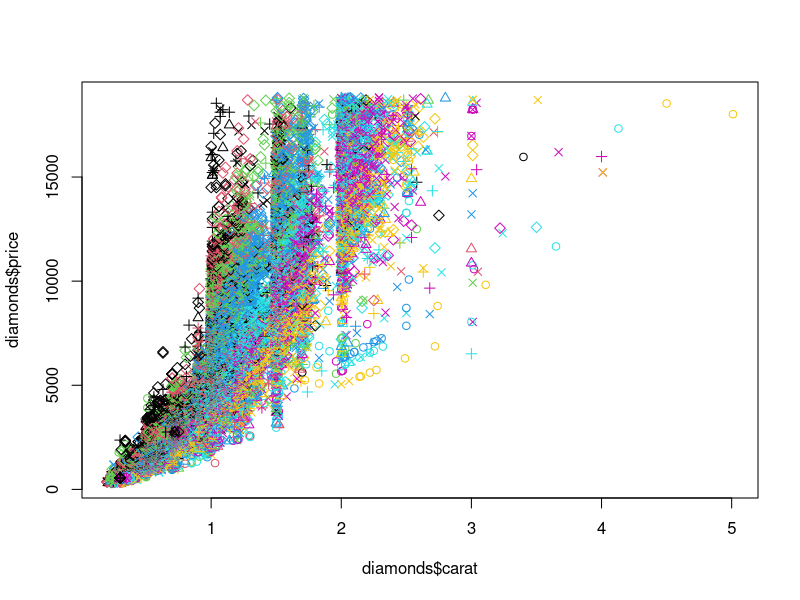
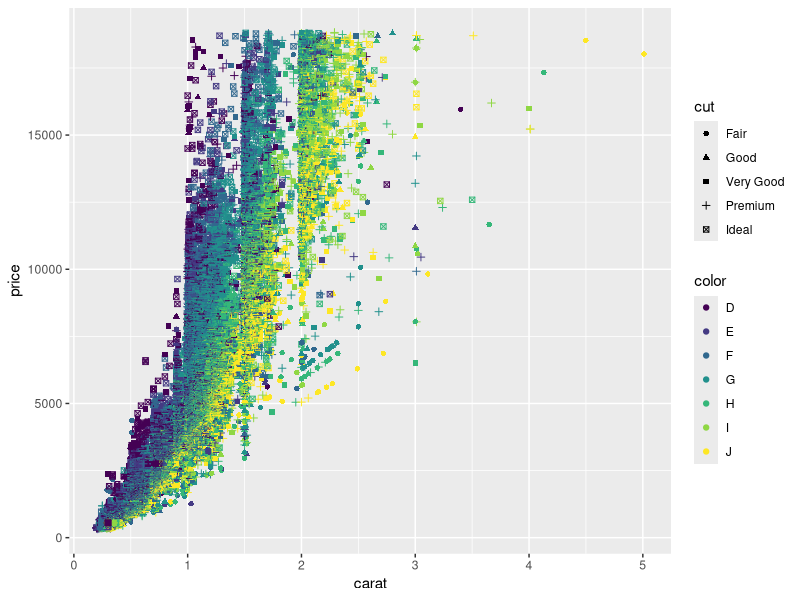
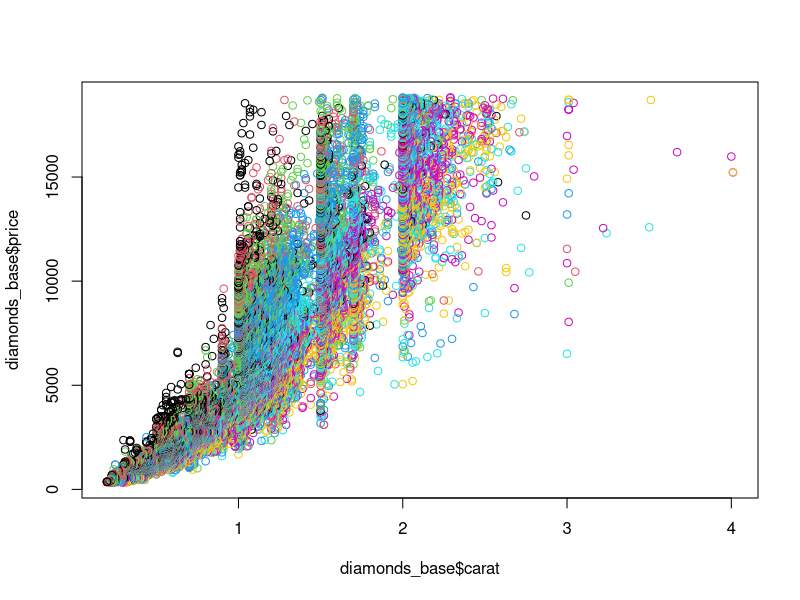
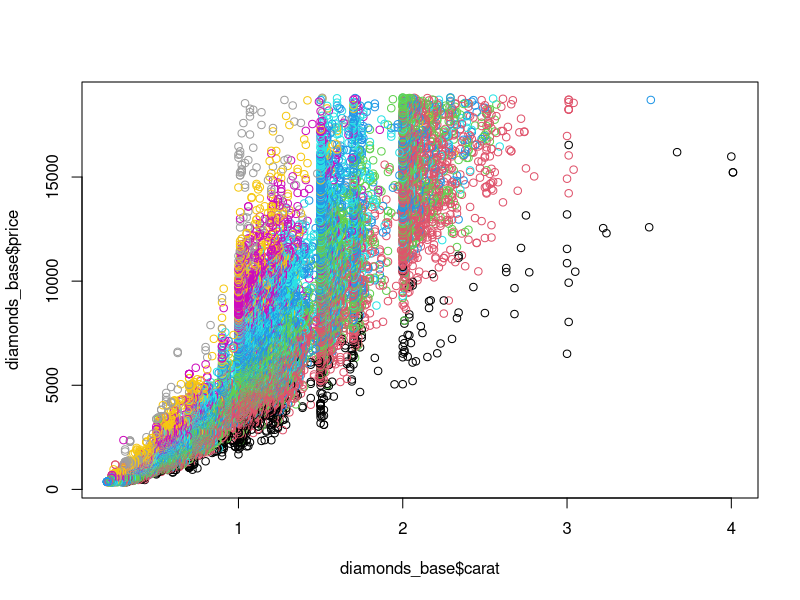
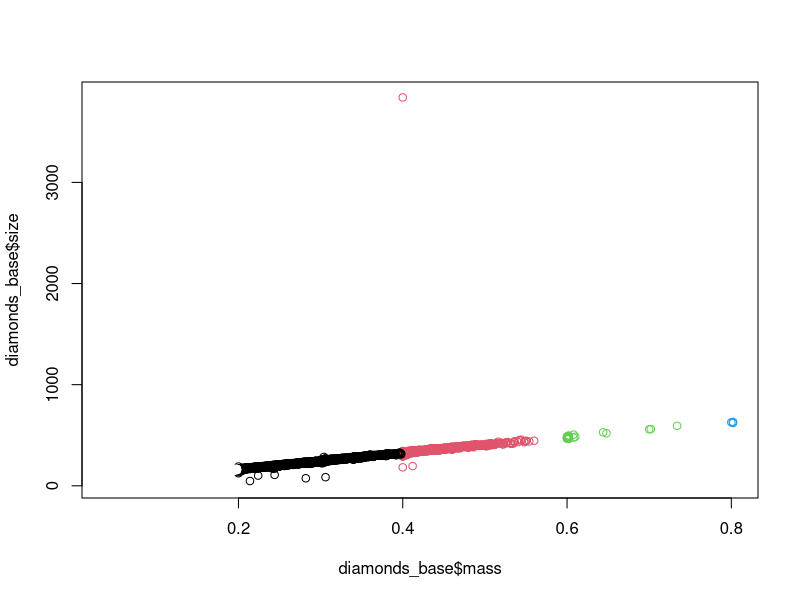
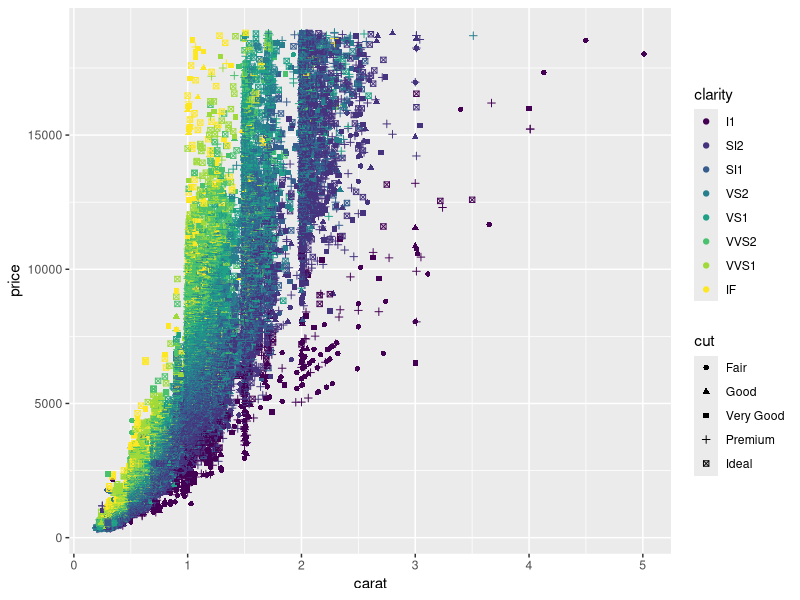
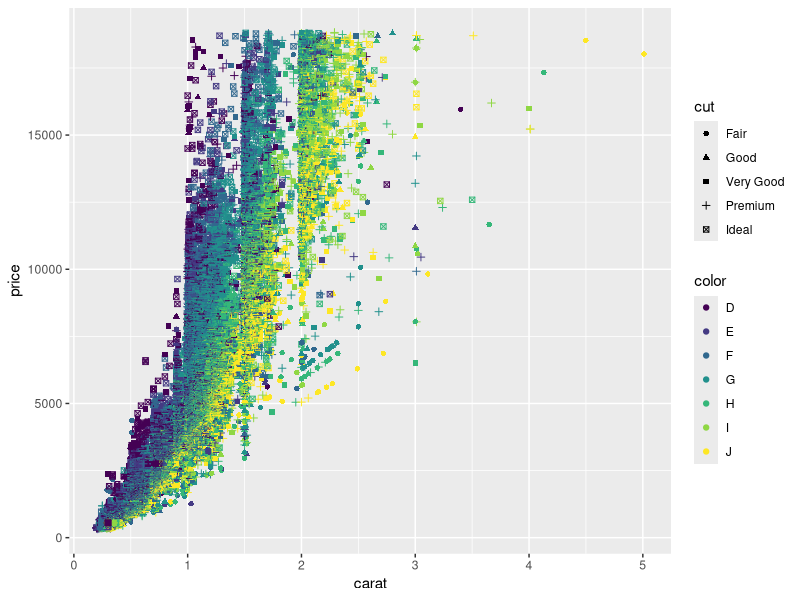
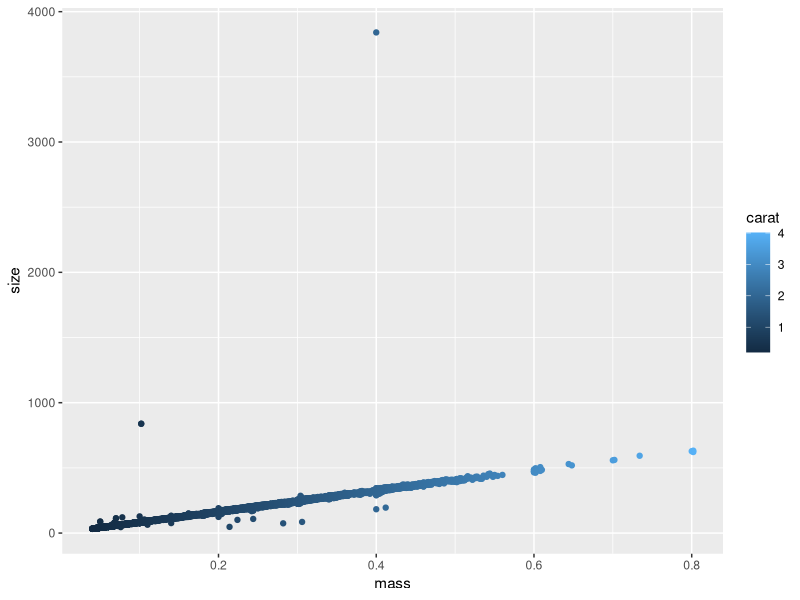

The R script that drew these images, in order:
## ---- chunk 1
knitr::opts_chunk$set(echo = TRUE)
## ---- chunk 2
x <- c(0.109, 0.359, 0.63, 0.996, 0.515, 0.142, 0.017, 0.829, 0.907)

# base
round(exp(diff(log(x))), 1)

# magrittr
library(magrittr)
x %>% log %>%
    diff %>%
    exp %>%
    round(1)
## ---- chunk 3
library(ggplot2)
library(tidyverse)
## ---- chunk 4
str(diamonds)
## ---- chunk 5
# base
plot(diamonds$carat, diamonds$price, col = diamonds$color,
    pch = as.numeric(diamonds$cut))

# ggplot2
ggplot(diamonds, aes(carat, price, col = color, shape = cut)) +
    geom_point()
## ---- chunk 6
# base R
diamonds_base <- diamonds[diamonds$z > 0 & diamonds$cut != "Fair",]

# dplyr
diamonds_tdyv <- filter(diamonds,
                        z>0,
                        cut != "Fair")
## ---- chunk 7
# base R
diamonds_base <- diamonds_base[order(diamonds_base$price, 
                                     decreasing=TRUE), ]
# dplyr
diamonds_tdyv <- arrange(diamonds_tdyv, desc(price))

## ---- chunk 8
# base R
names <- c(colnames(diamonds_base)[grepl("^c", colnames(diamonds_base))], "price", "x", "y", "z")
diamonds_base <- diamonds_base[,names]

# dplyr
diamonds_tdyv <- select(diamonds_tdyv, starts_with("c"), price, x, y, z) 

## ---- chunk 9
# base R
diamonds_base$mass <- diamonds_base$carat * 0.2
diamonds_base$size <- diamonds_base$x * diamonds_base$y * diamonds_base$z

# dplyr
diamonds_tdyv <- mutate(diamonds_tdyv, mass = carat * 0.2) 
diamonds_tdyv <- mutate(diamonds_tdyv, size = x * y * z)

## ---- chunk 10
# base R
summary1 <- aggregate(price ~ color,
                      data=diamonds_base,
                      FUN=mean)
summary2 <- aggregate(price ~ color,
                      data=diamonds_base,
                      FUN=length)
summary_diamonds_base <- merge(summary1, summary2, 
                                 by="color")

# dplyr
by.color <- group_by(diamonds_tdyv, color)
summary_diamonds_tdyv <- summarise(by.color,
                                   num_color = n(),
                                   price = mean(price))

## ---- chunk 11
# base R
names <- c(colnames(diamonds_base)[grepl("^c", colnames(diamonds_base))], "price", "x", "y", "z")
diamonds_base <- diamonds[diamonds$z>0 & 
                            diamonds$cut!="Fair", 
                          names]
diamonds_base <- diamonds_base[order(diamonds_base$carat, 
                                     decreasing=TRUE), ]
diamonds_base$mass <- diamonds_base$carat * 0.2
diamonds_base$size <- diamonds_base$x * diamonds_base$y * diamonds_base$z
summary1 <- aggregate(price ~ color,
                      data=diamonds_base,
                      FUN=mean)
summary2 <- aggregate(price ~ color,
                      data=diamonds_base,
                      FUN=length)
summary_diamonds_base <- merge(summary1, summary2, 
                                 by="color")


# tidyverse
diamonds %>% 
  filter(z>0, cut!="Fair") %>%
  arrange(desc(carat)) %>%
  select(starts_with("c"), price, x, y, z) %>%
  mutate(mass = carat * 0.2, size = x * y * z) %>%
  group_by(color) %>%
  summarise(num_color = n(), price = mean(price))

## ---- chunk 12
# base
plot(diamonds_base$carat, diamonds_base$price, col = diamonds_base$color)
plot(diamonds_base$carat, diamonds_base$price, col = diamonds_base$clarity)

plot(diamonds_base$mass, diamonds_base$size, col = diamonds_base$carat)

# ggplot2
ggplot(diamonds, aes(carat, price, col = clarity, shape = cut)) +
    geom_point()
ggplot(diamonds, aes(carat, price, col = color, shape = cut)) +
    geom_point()

diamonds %>% 
  filter(z>0, cut!="Fair") %>%
  arrange(desc(carat)) %>%
  select(starts_with("c"), price, x, y, z) %>%
  mutate(mass = carat * 0.2, size = x * y * z) %>%
  group_by(color) %>%
  ggplot(aes(mass, size, col=carat)) + geom_point()
